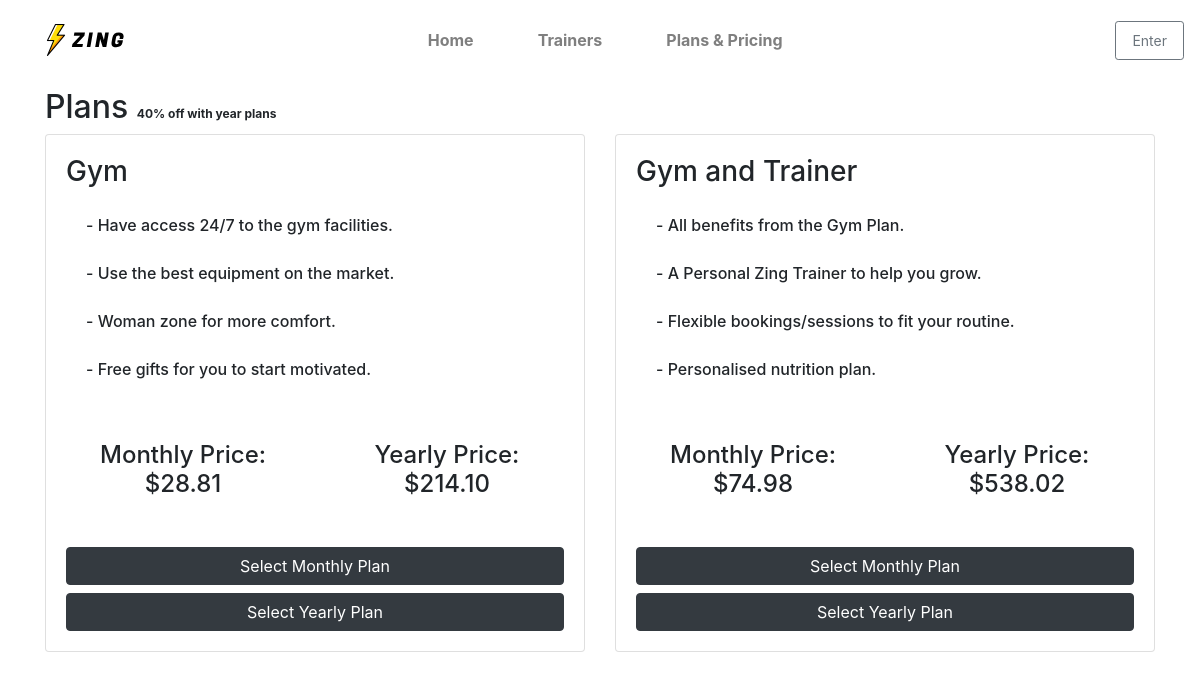
The app's page /plans/, older data.
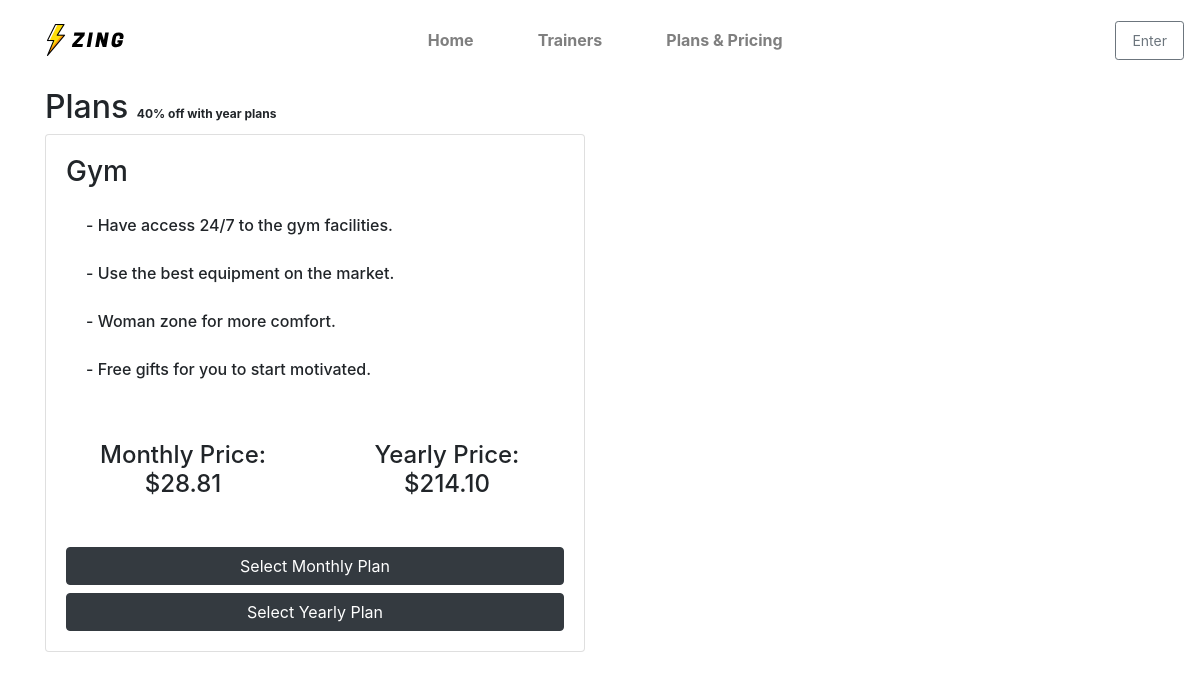
The same page, newer data.
### plans/models.py (models this page shows, shortened)
class Plan(models.Model):
    name = models.CharField(max_length=100)
    description = models.TextField()
    monthly_price = models.DecimalField(max_digits=6, decimal_places=2)
    yearly_price = models.DecimalField(max_digits=6, decimal_places=2)

### plans/views.py (the view)
# urls.py: path('plans/', include('plans.urls')),
def plans(request):
    plans = Plan.objects.all()
    return render(request, 'plans/plans.html', {'plans': plans})

### plans/templatetags/templatestags.py (called while the page is built)
@register.filter
def split_by_newline(description):
    return description.split('\n')

### plans/templates/plans/plans.html (shortened to what this page needs)
{% extends "base.html" %} {% load static %} {% load templatestags %}
{% block content %}
<div class="container mt-3">
    <h2>Plans <small>40% off with year plans</small></h2>
    <div class="row">
        {% for plan in plans %}
        <div class="col-md-6">
            <div class="card plans">
                <div class="card-body">
                    <h3 class="card-title">{{ plan.name }} </h3>
                    <ul class="list-group card-text description">
                        {% for item in plan.description|split_by_newline %}
                            <li class="list-group-item">{{ item }}</li>
                        {% endfor %}
                    </ul>
                    <div class="row text-center mt-5 mb-5">
                        <div class="col-6">
                            <h4 class="card-text monthly-price" id="monthly-price{{ plan.id }}" data-monthly-price="{{ plan.monthly_price }}">Monthly Price: <br> ${{ plan.monthly_price }}</h4>
                        </div>
                        <div class="col-6">
                            <h4 class="card-text yearly-price" id="yearly-price{{ plan.id }}" data-yearly-price="{{ plan.yearly_price }}">Yearly Price: <br> ${{ plan.yearly_price }}</h4>
                        </div>
                    </div>
                    <a href="{% url 'checkout' %}?plan_id={{ plan.id }}&plan_name={{ plan.name }}&plan_price={{ plan.monthly_price }}&plan_duration=monthly" class="btn btn-dark">Select Monthly Plan</a>
                    <a href="{% url 'checkout' %}?plan_id={{ plan.id }}&plan_name={{ plan.name }}&plan_price={{ plan.yearly_price }}&plan_duration=yearly" class="btn btn-dark mt-2">Select Yearly Plan</a>
                </div>
            </div>
        </div>
        {% endfor %}
    </div>
</div>
{% endblock %}

Row changes from the older to the newer data that the page shows:
removed Plan: name "Gym and Trainer", description "- All benefits from the Gym Plan." "- A Personal Zing Trainer to help you grow." "- Flexible bookings/sessions to fit your routine." "- Personalised nutrition plan.", monthly_price "74.98", yearly_price "538.02"
